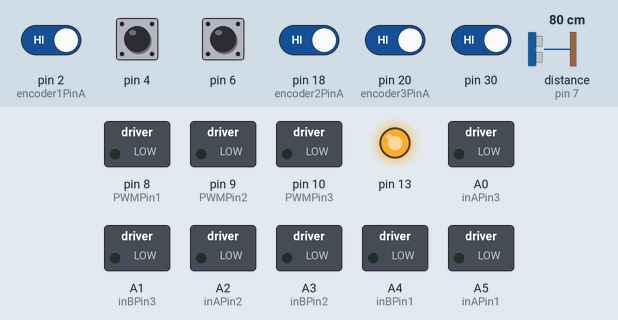
Recording of a sketch running on a simulated Arduino Mega 2560, built with avr-gcc and run on an emulated ATmega2560. On the bench: switched loads named in the sketch (green lamp = pin HIGH), output pins drawn as LEDs (lit = HIGH). The test bench sets the inputs (shaded band); at power-on: pin 2 (encoder1PinA), pin 18 (encoder2PinA), pin 20 (encoder3PinA), pin 30 HIGH, pin 4, pin 6 LOW, distance to the obstacle (sensor on pin 7) 80 cm. The echo pulse lasts 58.3 µs per cm.

Above: at 1.2 s.
1.3 s: pin 30 driven LOW
At 4.0 s:
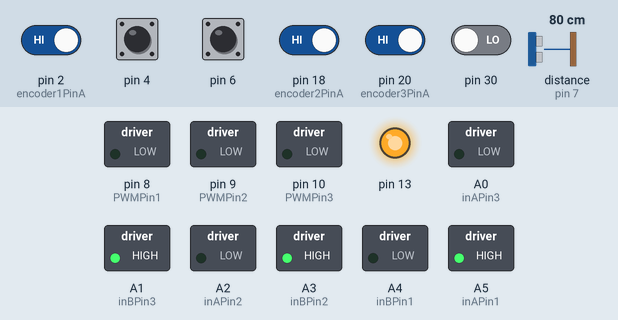
4.5 s: pin 30 driven HIGH
At 8.6 s:
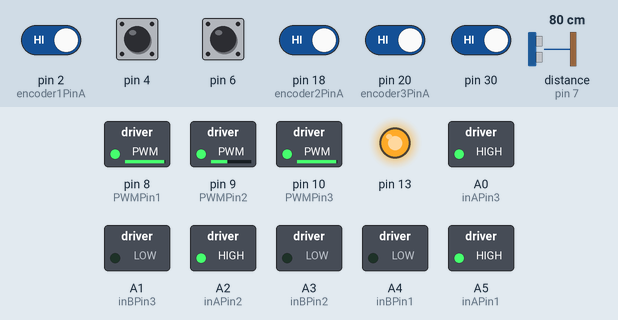
9.0 s: pin 6 pulsed HIGH 2 times (0.12 s each, 0.3 s apart)
At 11.3 s:
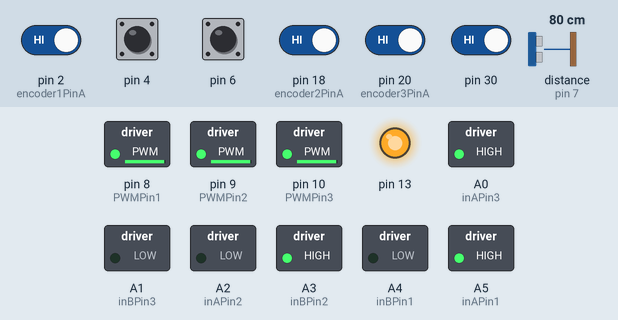
14.4 s: pin 4 pulsed HIGH 2 times (0.12 s each, 0.3 s apart)
At 15.8 s:
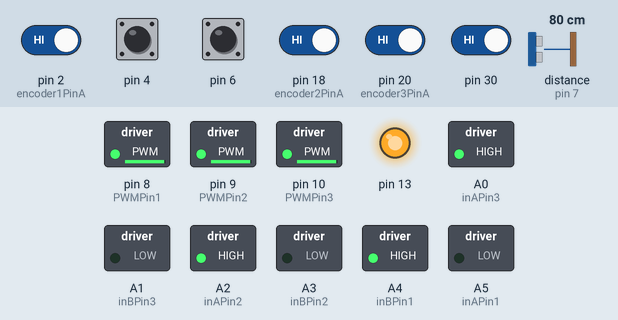
Timing chart, 0 to 19.0 s (numbered marks = the images above; inputs shaded):
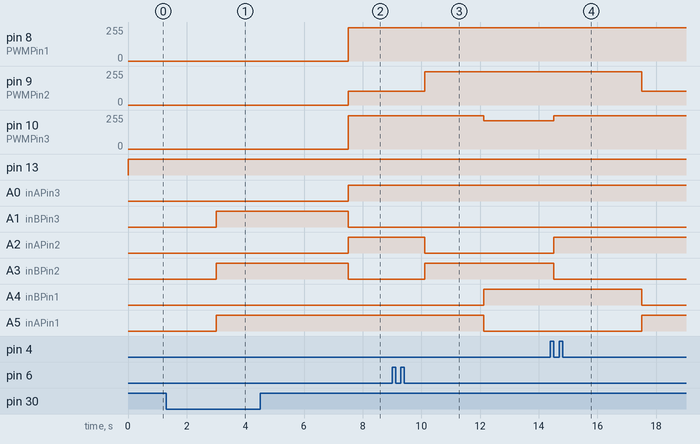

Measured:
- after the input at 1.3 s, pin 8 (PWMPin1), pin 10 (PWMPin3): stays 0/255 (without the input it goes to 250/255 after 1.7 s); pin 9 (PWMPin2): stays 0/255 (without the input it goes to 104/255 after 1.7 s); A0 (inAPin3), A2 (inAPin2): stays LOW (without the input it goes to HIGH after 1.7 s); A1 (inBPin3), A3 (inBPin2): LOW → HIGH after 1.7 s
- after the input at 4.5 s, pin 8 (PWMPin1), pin 10 (PWMPin3): 0/255 → 250/255 after 3.0 s; pin 9 (PWMPin2): 0/255 → 104/255 after 3.0 s; A0 (inAPin3), A2 (inAPin2): LOW → HIGH after 3.0 s; A1 (inBPin3), A3 (inBPin2): HIGH → LOW after 3.0 s
- after the input at 9.0 s, pin 9 (PWMPin2): 104/255 → 250/255 after 1.1 s; pin 10 (PWMPin3): 250/255 → 213/255 after 3.1 s; A2 (inAPin2): HIGH → LOW after 1.1 s; A3 (inBPin2): LOW → HIGH after 1.1 s; A4 (inBPin1): LOW → HIGH after 3.1 s
- after the input at 14.4 s, pin 9 (PWMPin2): 250/255 → 104/255 after 3.1 s instead of 0.73 s; pin 10 (PWMPin3): 213/255 → 250/255 after 0.12 s instead of 0.73 s; A2 (inAPin2): LOW → HIGH after 0.12 s instead of 0.73 s; A3 (inBPin2): HIGH → LOW after 0.12 s instead of 0.73 s; A4 (inBPin1): HIGH → LOW after 3.1 s instead of 0.73 s

The sketch:

Vectoring.ino
```cpp
/*  AETR
     RC override
    On the serial monitor write : 111,111*111 where  <magnitude,angle*rotation>
*/

//encoder initializations
#define encoder1PinA  2    //motor 1
#define encoder1PinB  3
long unsigned int encoder1Pos = 1000;
#define encoder2PinA  18    //motor 2
#define encoder2PinB  19
long unsigned int encoder2Pos = 1000;
#define encoder3PinA  20    //motor 3
#define encoder3PinB  21
long unsigned int encoder3Pos = 1000;

volatile int cps1 = 0;
volatile int cps2 = 0;
volatile int cps3 = 0;

//motor intializations
const int inAPin1 = A5;
const int inBPin1 = A4;
const int PWMPin1 = 8;

const int inAPin2 = A2;
const int inBPin2 = A3;
const int PWMPin2 = 9;

const int inAPin3 = A0;
const int inBPin3 = A1;
const int PWMPin3 = 10;

int i = 0;                            //used by timing ISR

int pwm1 = 0;
int cps1_des = 0;
double output1 = 0;

int pwm2 = 0;
int cps2_des = 0;
double output2 = 0;

int pwm3 = 0;
int cps3_des = 0;
double output3 = 0;

int temp1 = 1000;
int temp3 = 1000;
int temp2 = 1000;

//**************************************
//*********SETUP FUNCTION***************
//**************************************
void setup() {
  // motor setup
  pinMode(inAPin1, OUTPUT);
  pinMode(inBPin1, OUTPUT);
  pinMode(PWMPin1, OUTPUT);

  pinMode(inAPin2, OUTPUT);
  pinMode(inBPin2, OUTPUT);
  pinMode(PWMPin2, OUTPUT);

  pinMode(inAPin3, OUTPUT);
  pinMode(inBPin3, OUTPUT);
  pinMode(PWMPin3, OUTPUT);


  //encoder setup
  pinMode(encoder1PinA, INPUT);
  digitalWrite(encoder1PinA, HIGH);
  pinMode(encoder1PinB, INPUT);
  digitalWrite(encoder1PinB, HIGH);
  attachInterrupt(digitalPinToInterrupt(2), doEncoder1, CHANGE);  // encoder pin on interrupt 2

  pinMode(encoder2PinA, INPUT);
  digitalWrite(encoder2PinA, HIGH);
  pinMode(encoder2PinB, INPUT);
  digitalWrite(encoder2PinB, HIGH);
  attachInterrupt(digitalPinToInterrupt(18), doEncoder2, CHANGE);  // encoder pin on interrupt 18

  pinMode(encoder3PinA, INPUT);
  digitalWrite(encoder3PinA, HIGH);
  pinMode(encoder3PinB, INPUT);
  digitalWrite(encoder3PinB, HIGH);
  attachInterrupt(digitalPinToInterrupt(20), doEncoder3, CHANGE);  // encoder pin on interrupt 18


  //Serial setup
  Serial.begin (115200);


  // TIMER 1 for interrupt frequency 5 Hz:
  cli(); // stop interrupts
  TCCR1A = 0; // set entire TCCR1A register to 0
  TCCR1B = 0; // same for TCCR1B
  TCNT1  = 0; // initialize counter value to 0
  // set compare match register for 5 Hz increments
  OCR1A = 49999; // = 16000000 / (64 * 5) - 1 (must be <65536)
  // turn on CTC mode
  TCCR1B |= (1 << WGM12);
  // Set CS12, CS11 and CS10 bits for 64 prescaler
  TCCR1B |= (0 << CS12) | (1 << CS11) | (1 << CS10);
  // enable timer compare interrupt
  TIMSK1 |= (1 << OCIE1A);
  sei(); // allow interrupts

  //RC override
  pinMode(4, INPUT);
  pinMode(6, INPUT);
  pinMode(7, INPUT);
  pinMode(8, INPUT);
  pinMode(9, INPUT);
  pinMode(10, INPUT);
  pinMode(13, OUTPUT);
  pinMode(30, INPUT);

}
//**************END OF SETUP FUNCTION****************************

int err_new1 = 0;
int err_old1 = 0;
int err_d11 = 0;
int err_d21 = 0;

int err_new2 = 0;
int err_old2 = 0;
int err_d12 = 0;
int err_d22 = 0;

int err_new3 = 0;
int err_old3 = 0;
int err_d13 = 0;
int err_d23 = 0;

int v1;
int v2;
int v3;
float vel_x;
float vel_y;
float theta;
int magnitude;

// for PID
float adj = 1;
float Kp = 0.3;

int d1;                           // for direction of rotation of motors
int d2;
int d3;

//for serial comm
char buf[12];
String mov;


//RC override
int flag = 0;
int a;
int e;
int t;
float Speed = 0;
float Theta = 0;
float Rot = 0;

void loop()
{
  char rxBuf[12];
  if (digitalRead(30) == 0)
  {
    if (Serial.available() >= 4)         //Each data packet is 7 characters, 3 - throttle, 3 - steering
    {
      char readChar = Serial.read();
      if (readChar == 'A')
      {
        while (Serial.available() < 12);    //Wait for 12 characters to be read
        for (int i = 0; i < 12; i++)        // Read 6 characters iteratively
          rxBuf[i] = Serial.read();
        //for (int j = 0; j < 12; j++)        // Loop to display the array read
        //Serial.print(rxBuf[j]);
        //Serial.println("*****");

        Speed = 100 * ((float)rxBuf[1] - 48) + 10 * ((float)rxBuf[2] - 48) + 1 * ((float)rxBuf[3] - 48);
        Theta = 100 * ((float)rxBuf[5] - 48) + 10 * ((float)rxBuf[6] - 48) + 1 * ((float)rxBuf[7] - 48);
        Rot = 100 * ((float)rxBuf[9] - 48) + 10 * ((float)rxBuf[10] - 48) + 1 * ((float)rxBuf[11] - 48);
        //Serial.println(Speed);
        //Serial.println(Theta);
        //Serial.println(Rot);
        if (rxBuf[8] == 45)
        { flag = 1;
        }
        else flag = 0;
      }
    }
    if (flag == 1)
      base11(Speed, Theta, Rot);
    else if (flag == 0)
      base1(Speed, Theta, Rot);
  }
  else if (digitalRead(30) == 1)
  {
    digitalWrite(13, HIGH);
    a = pulseIn(7, HIGH);    //channel 1 (A)
    e = pulseIn(6, HIGH);    //channel 2 (E)
    t = pulseIn(4, HIGH);    //channel 3 (T)
    base2(a, e, t);
  }
}


//=============== Serial read=============
int readline(int readch, char *buffer, int len)
{
  static int pos = 0;
  int rpos;
  if (readch > 0)
  {
    switch (readch)
    {
      case '\r': //ignore carriage return
        break;
      case '\n': // return on new line
        rpos = pos;
        pos = 0;
        return rpos;
      default:
        if (pos < len - 1)
        {
          buffer[pos++] = readch;
          buffer[pos] = 0;
        }
    }
  }
  return 0;
}

//===================Serial parse and Base command  ========================
void parseCommand(String com)
{
  String part1;
  String part2;
  String part3;
  part1 = com.substring(0, com.indexOf(','));                           // vector magnitude
  part2 = com.substring(com.indexOf(',') + 1, com.indexOf(',') + 4 );   // vector angle
  part3 = com.substring(com.indexOf('*') + 1, com.indexOf('*') + 4);    // rotation speed
  int mag = part1.toInt();
  mag = abs(mag);
  int ang = part2.toInt();
  ang = abs(ang);
  int rot = part3.toInt();
  base1(mag, ang, rot);
}


//============================== Vectoring via serial =======================
void base1(float magnitude, float theta, int rot )
{
  theta = theta * 0.0174533;              //convert from deg angle to radian
  vel_x = magnitude * cos(theta);
  vel_y = magnitude * sin(theta);

  const float sqrt3o2 = 1.0 * sqrt(3) / 2;
  float v1 = - vel_x + rot;
  float v2 = 0.5 * vel_x - sqrt3o2 * vel_y + rot;
  float v3 = 0.5 * vel_x + sqrt3o2 * vel_y + rot;

  d1 = 0;
  d2 = 0;
  d3 = 0;
  d1 = v1 < 0 ? -1 : 1;
  d2 = v2 < 0 ? -1 : 1;
  d3 = v3 < 0 ? -1 : 1;

  v1 = map(abs(v1), 0, 100, 0, 550);
  v2 = map(abs(v2), 0, 100, 0, 550);
  v3 = map(abs(v3), 0, 100, 0, 550);

  M1(v1, d1);
  M2(v2, d2);
  M3(v3, d3);
}

void base11(float magnitude, float theta, int rot )
{
  theta = theta * 0.0174533;              //convert from deg angle to radian
  vel_x = magnitude * cos(theta);
  vel_y = magnitude * sin(theta);

  const float sqrt3o2 = 1.0 * sqrt(3) / 2;
  float v1 = - vel_x - rot;
  float v2 = 0.5 * vel_x - sqrt3o2 * vel_y - rot;
  float v3 = 0.5 * vel_x + sqrt3o2 * vel_y - rot;

  d1 = 0;
  d2 = 0;
  d3 = 0;
  d1 = v1 < 0 ? -1 : 1;
  d2 = v2 < 0 ? -1 : 1;
  d3 = v3 < 0 ? -1 : 1;

  v1 = map(abs(v1), 0, 100, 0, 550);
  v2 = map(abs(v2), 0, 100, 0, 550);
  v3 = map(abs(v3), 0, 100, 0, 550);

  M1(v1, d1);
  M2(v2, d2);
  M3(v3, d3);
}

//====================== Vectoring via RC ===================
void base2(int vel_x, int vel_y, int rot)
{
  //  theta = theta * 0.0174533;              //convert from deg angle to radian
  //  vel_x = magnitude * cos(theta);
  //  vel_y = magnitude * sin(theta);


  vel_x = map(vel_x, 990 , 2000  , -100, 100);
  vel_y = map(vel_y, 980 , 2000 , -100, 100);
  rot = map(rot, 990 ,  2000 , -50, +50);

  if (rot > -10 && rot < 10)
  {
    rot = 0;
  }

  const float sqrt3o2 = 1.0 * sqrt(3) / 2;
  float v1 = - vel_x + rot;
  float v2 = 0.5 * vel_x - sqrt3o2 * vel_y + rot;
  float v3 = 0.5 * vel_x + sqrt3o2 * vel_y + rot;

  d1 = 0;
  d2 = 0;
  d3 = 0;
  d1 = v1 < 0 ? -1 : 1;
  d2 = v2 < 0 ? -1 : 1;
  d3 = v3 < 0 ? -1 : 1;

  v1 = map(abs(v1), 0, 100, 0, 550);
  v2 = map(abs(v2), 0, 100, 0, 550);
  v3 = map(abs(v3), 0, 100, 0, 550);

  M1(v1, d1);
  M2(v2, d2);
  M3(v3, d3);
}

//============== Motor Functions ================================
void M1( int cps1_des, int dir1)
{
  if (dir1 == 1)
  {
    digitalWrite(inAPin1, HIGH);
    digitalWrite(inBPin1, LOW);
  }
  else if (dir1 == -1)
  {
    digitalWrite(inAPin1, LOW);
    digitalWrite(inBPin1, HIGH);
  }
  else if (dir1 == 0)
  {
    digitalWrite(inAPin1, LOW);
    digitalWrite(inBPin1, LOW);
  }

  err_new1 = (cps1_des - cps1);                 // calc error in counts
  err_d21 = err_new1 - err_d11;
  err_new1 = (Kp * err_new1) + (0 * err_old1) + (0 * err_d21) ;

  output1 = adj * (1.4919 * (err_new1));      //converting counts to PWM

  if (output1 > 250)
    output1 = 250;
  else if (output1 < 10)
    output1 = 0;

  analogWrite(PWMPin1, output1);
  err_old1 = err_new1;
  err_d11 = err_old1;
}

void M2( int cps2_des, int dir2)
{
  if (dir2 == 1)
  {
    digitalWrite(inAPin2, LOW);
    digitalWrite(inBPin2, HIGH);
  }
  else if (dir2 == -1)
  {
    digitalWrite(inAPin2, HIGH);
    digitalWrite(inBPin2, LOW);
  }
  else if (dir2 == 0)
  {
    digitalWrite(inAPin2, LOW);
    digitalWrite(inBPin2, LOW);
  }

  err_new2 = (cps2_des - cps2);               // calc error in counts
  err_d22 = err_new2 - err_d12;
  err_new2 = (Kp * err_new2) + (0 * err_old2) + (0 * err_d22);

  output2 = adj * (1.4919 * (err_new2));    //converting counts to PWM

  if (output2 > 250)
    output2 = 250;
  else if (output2 < 10)
    output2 = 0;

  analogWrite(PWMPin2, output2);
  err_old2 = err_new2;
  err_d12 = err_old2;
}

void M3( int cps3_des, int dir3)
{
  if (dir3 == 1)
  {
    digitalWrite(inAPin3, LOW);
    digitalWrite(inBPin3, HIGH);
  }
  else if (dir3 == -1)
  {
    digitalWrite(inAPin3, HIGH);
    digitalWrite(inBPin3, LOW);
  }
  else if (dir3 == 0)
  {
    digitalWrite(inAPin3, LOW);
    digitalWrite(inBPin3, LOW);
  }

  err_new3 = (cps3_des - cps3);            // calc error in counts
  err_d23 = err_new3 - err_d13;
  err_new3 = (Kp * err_new3) + (0 * err_old3) + (0 * err_d23) ;

  output3 = adj * (1.4919 * (err_new3)); //converting counts to PWM

  if (output3 > 250)
    output3 = 250;
  else if (output3 < 10)
    output3 = 0;

  analogWrite(PWMPin3, output3);
  err_old3 = err_new3;
  err_d13 = err_old3;
}


//=============== Timer ISR ======================================
ISR(TIMER1_COMPA_vect)                    // Speed calcullation
{
  if ((encoder3Pos != temp3) && (i == 0))
  {
    i++;
    temp1 = encoder1Pos;
    temp2 = encoder2Pos;
    temp3 = encoder3Pos;
  }
  if (i != 0)
  {
    cps1 = encoder1Pos - temp1;
    temp1 = encoder1Pos;
    cps2 = encoder2Pos - temp2;
    temp2 = encoder2Pos;
    cps3 = encoder3Pos - temp3;
    temp3 = encoder3Pos;
  }
}

//=============================== Encoder ISR ====================
void doEncoder1()
{
  encoder1Pos++;
}
void doEncoder2()
{
  encoder2Pos++;
}
void doEncoder3()
{
  encoder3Pos++;
}
```
